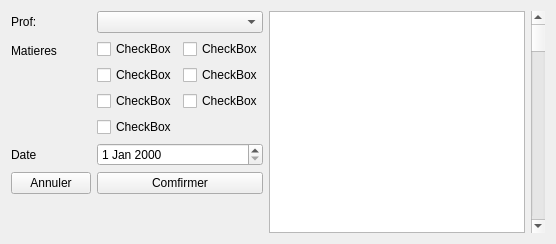
                  <widget class="QWidget" name="tabMatProf">
                   <attribute name="title">
                    <string>MATIERE-PROF</string>
                   </attribute>
                   <layout class="QHBoxLayout" name="horizontalLayout_17">
                    <item>
                     <layout class="QFormLayout" name="matiere_profForm">
                      <item row="0" column="1">
                       <widget class="QComboBox" name="matiere_prof_Combo"/>
                      </item>
                      <item row="0" column="0">
                       <widget class="QLabel" name="matiere_prof_profLabel">
                        <property name="text">
                         <string>Prof:</string>
                        </property>
                       </widget>
                      </item>
                      <item row="1" column="0">
                       <widget class="QLabel" name="label_9">
                        <property name="text">
                         <string>Matieres</string>
                        </property>
                       </widget>
                      </item>
                      <item row="2" column="1">
                       <widget class="QDateEdit" name="dateEdit_3"/>
                      </item>
                      <item row="2" column="0">
                       <widget class="QLabel" name="label_10">
                        <property name="text">
                         <string>Date</string>
                        </property>
                       </widget>
                      </item>
                      <item row="3" column="1">
                       <widget class="QPushButton" name="ComfirmerAttr_3">
                        <property name="text">
                         <string>Comfirmer</string>
                        </property>
                       </widget>
                      </item>
                      <item row="3" column="0">
                       <widget class="QPushButton" name="AnnulerAttr_3">
                        <property name="text">
                         <string>Annuler</string>
                        </property>
                       </widget>
                      </item>
                      <item row="4" column="1">
                       <spacer name="verticalSpacer_14">
                        <property name="orientation">
                         <enum>Qt::Vertical</enum>
                        </property>
                        <property name="sizeHint" stdset="0">
                         <size>
                          <width>20</width>
                          <height>33</height>
                         </size>
                        </property>
                       </spacer>
                      </item>
                      <item row="1" column="1">
                       <layout class="QGridLayout" name="matiere_prof_grid">
                        <item row="0" column="0">
                         <widget class="QCheckBox" name="checkBox_25">
                          <property name="text">
                           <string>CheckBox</string>
                          </property>
                         </widget>
                        </item>
                        <item row="1" column="0">
                         <widget class="QCheckBox" name="checkBox_40">
                          <property name="text">
                           <string>CheckBox</string>
                          </property>
                         </widget>
                        </item>
                        <item row="2" column="0">
                         <widget class="QCheckBox" name="checkBox_41">
                          <property name="text">
                           <string>CheckBox</string>
                          </property>
                         </widget>
                        </item>
                        <item row="0" column="1">
                         <widget class="QCheckBox" name="checkBox_26">
                          <property name="text">
                           <string>CheckBox</string>
                          </property>
                         </widget>
                        </item>
                        <item row="1" column="1">
                         <widget class="QCheckBox" name="checkBox_43">
                          <property name="text">
                           <string>CheckBox</string>
                          </property>
                         </widget>
                        </item>
                        <item row="2" column="1">
                         <widget class="QCheckBox" name="checkBox_44">
                          <property name="text">
                           <string>CheckBox</string>
                          </property>
                         </widget>
                        </item>
                        <item row="3" column="0">
                         <widget class="QCheckBox" name="checkBox_45">
                          <property name="text">
                           <string>CheckBox</string>
                          </property>
                         </widget>
                        </item>
                       </layout>
                      </item>
                     </layout>
                    </item>
                    <item>
                     <widget class="QTextBrowser" name="matier_prof_txtBrowser"/>
                    </item>
                    <item>
                     <widget class="QScrollBar" name="matiere_profScroll">
                      <property name="orientation">
                       <enum>Qt::Vertical</enum>
                      </property>
                     </widget>
                    </item>
                   </layout>
                  </widget>
